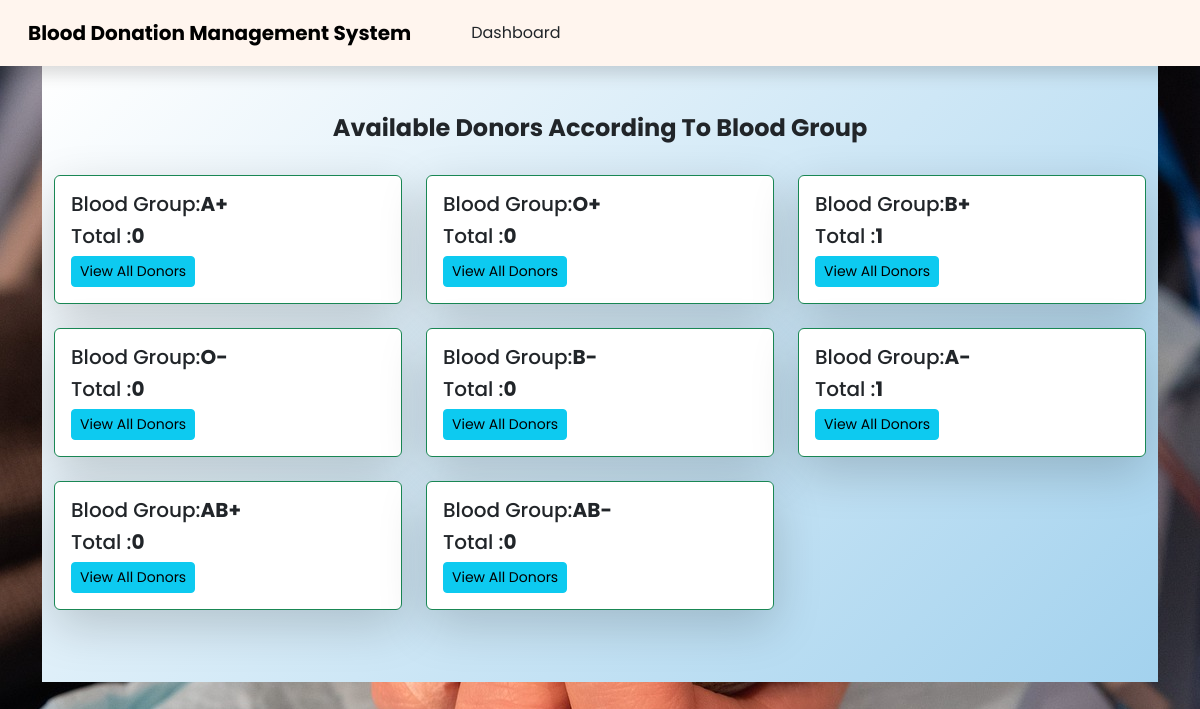
The page /available_donors/ (signed in) on the database its author committed.
### home/models.py (models this page shows, shortened)
class BloodGroup(models.Model):
    name = models.CharField(max_length=5)

### Admin/views.py (the view)
# urls.py: path('available_donors/', views.Available_Donors, name='available_donors'),
def Available_Donors(request):
    all_group = BloodGroup.objects.annotate(total=Count('donor'))
    return render(request,'available_donors.html',{'all_group': all_group})

### Admin/templates/available_donors.html (shortened to what this page needs)
{% load static %}
<!DOCTYPE html>
<html lang="en">
<head>
    <link rel="stylesheet" href="{% static 'css_file/style.css' %}">
    <link rel="stylesheet" href="https://cdnjs.cloudflare.com/ajax/libs/font-awesome/5.15.2/css/all.min.css"/>
    <link href="https://cdn.jsdelivr.net/npm/bootstrap@5.3.2/dist/css/bootstrap.min.css" rel="stylesheet"
>
</head>
<body>
    <nav class="navbar shadow p-2 navbar-expand-lg navbar-light">
        <a class="navbar-brand" href="#" style="margin: 5px 0 5px 20px"><strong>Blood Donation Management System</strong></a>
    {% if request.user.is_superuser %}
    <a class="nav-item nav-link active" href="/admin_view/" style="margin: 5px 0 5px 60px">Dashboard</a>
    {% else %}
    <a class="nav-item nav-link active" href="/patient_view/" style="margin: 5px 0 5px 60px">Dashboard</a>
    {% endif %}
    </nav>
    <div class="container">
      <div class-"row">
        <div class="col-md-12">
        <div class="album py-5" style="background:linear-gradient(135deg, #ffffff, #a3d2ee);">
            <h4 class="text-center"><strong>Available Donors According To Blood Group</strong></h4><br>
            <div class="container">
                <div class="row">
                 {% for i in all_group %}
                 <div class="col-md-4">
                    <div class="card mb-4 shadow-lg border-success">
                    <div class="card-body">
                    <h5 class="card-text">Blood Group:<strong>{{i.name}}</strong></h5>
                    <h5 class="card-text">Total :<strong>{{i.total}}</strong></h5>
                    <div class="d-flex justify-content-between align-items-center">
                    <a href="/donors_list/{{i.id}}/" class="btn btn-sm btn-info">View All Donors</a>
                    </div>
                    </div>
                    </div>
                 </div>
                {% endfor %}
               </div>
            </div>
          </div>
        </div>
      </div>
    </div>
</body>
</html>

### home/static/css_file/style.css (style rules this page uses)
* { margin: 0; padding: 0; box-sizing: border-box; font-family: 'Poppins', sans-serif; }
:root { --light-steel-blue: hsl(218, 33%, 77%); --royal-blue-light: hsl(225, 68%, 53%); --flickr-blue_30: hsla(225, 68%, 53%, 0.3); --carolina-blue: hsl(201, 92%, 47%); --oxford-blue-1: hsl(218, 70%, 18%); --oxford-blue-2: hsl(217, 100%, 12%); --oxford-blue-3: hsl(218, 71%, 11%); --gainsboro_50: hsla(0, 0%, 85%, 0.5); --lavender-web: hsl(225, 67%, 91%); --sonic-silver: hsl(0, 0%, 47%); --light-gray: hsl(0, 0%, 84%); --cultured: hsl(0, 0%, 97%); --black_10: hsla(0, 0%, 0%, 0.1); --black_8: hsla(0, 0%, 0%, 0.08); --white: hsl(0, 0%, 100%); --black: hsl(0, 0%, 0%); --jet: hsl(0, 0%, 20%); --gradient: linear-gradient( 90deg, var(--carolina-blue) 0%, var(--royal-blue-light) 100%); }

### rows shown on the page
BloodGroup: name "A+", total "0"
BloodGroup: name "O+", total "0"
BloodGroup: name "B+", total "1"
BloodGroup: name "O-", total "0"
BloodGroup: name "B-", total "0"
BloodGroup: name "A-", total "1"
BloodGroup: name "AB+", total "0"
BloodGroup: name "AB-", total "0"
